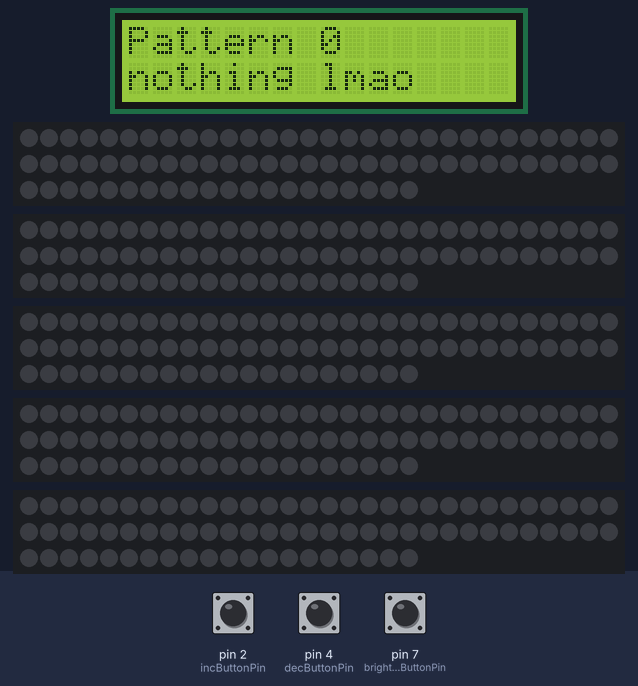
Bench run of a sketch on a simulated Arduino Uno, built with avr-gcc and run on an emulated ATmega328P. Shown: 16×2 character LCD, 5 × 80 RGB LEDs in strip order, left to right, continuing on the next row. Inputs (shaded band) come from the test bench; at power-on: pin 2 (incButtonPin) LOW, pin 7 (brightnessButtonPin) LOW, pin 4 (decButtonPin) LOW. Dim RGB values are drawn brighter than linear; random numbers use the default seed unless the sketch sets one.

Above: at 4.2 s.
4.3 s: pin 2 (incButtonPin) pulled HIGH for 0.15 s
At 5.1 s:
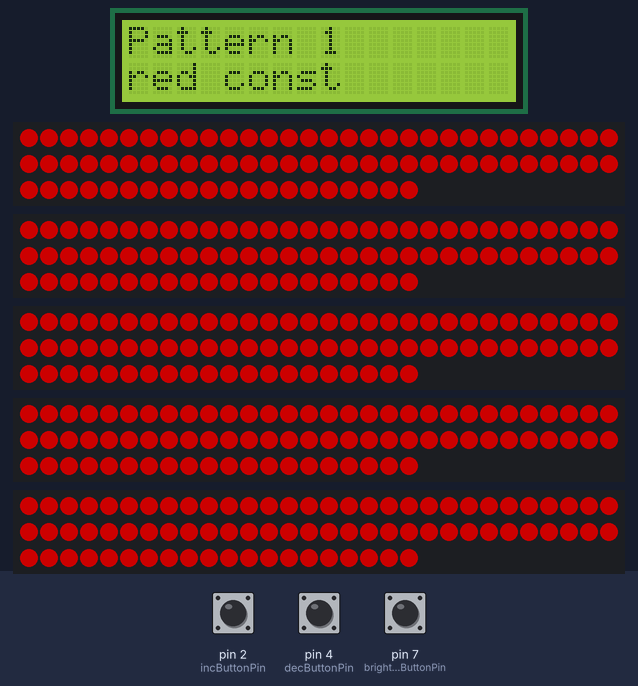
5.9 s: pin 7 (brightnessButtonPin) pulled HIGH for 1 s
At 6.09 s:
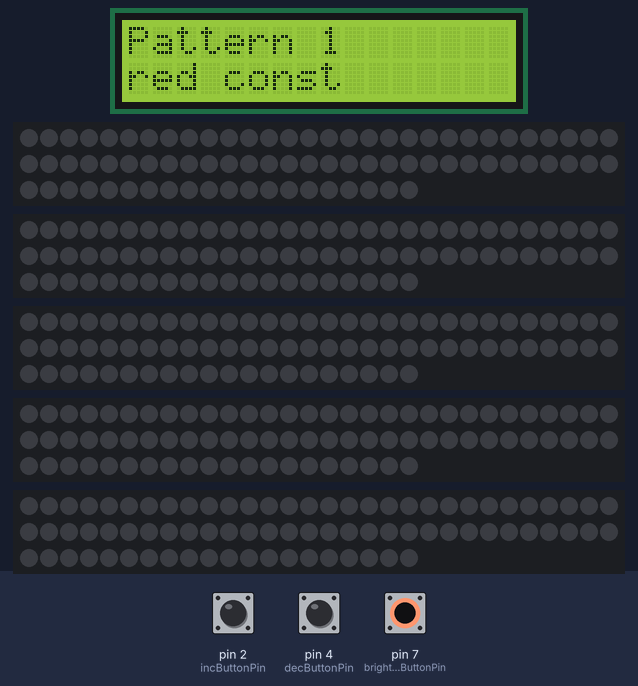
8.4 s: pin 2 (incButtonPin) pulled HIGH for 1 s
At 8.8 s:
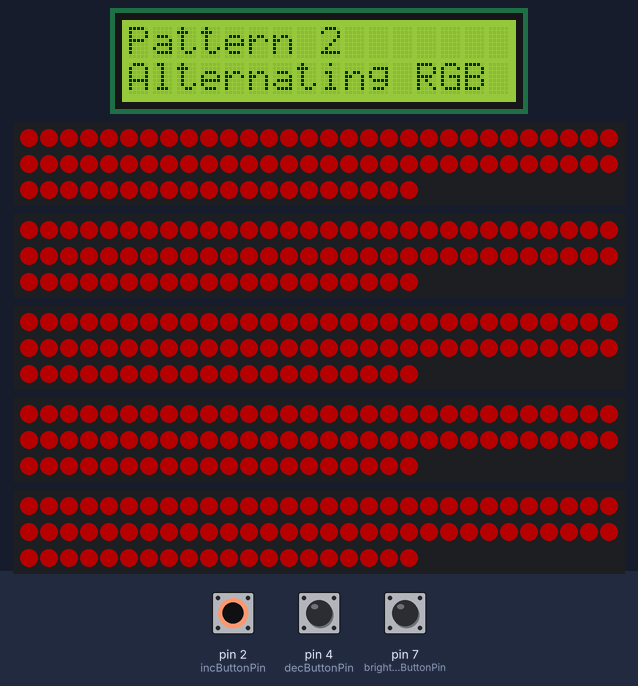
11.5 s: pin 2 (incButtonPin) pulled HIGH for 0.15 s
At 11.7 s:
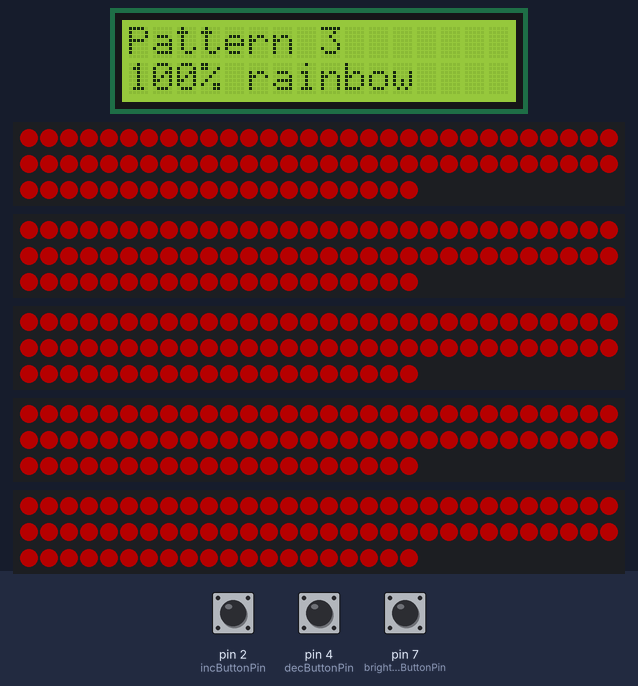
12.2 s: pin 7 (brightnessButtonPin) pulled HIGH for 0.15 s
At 12.65 s:
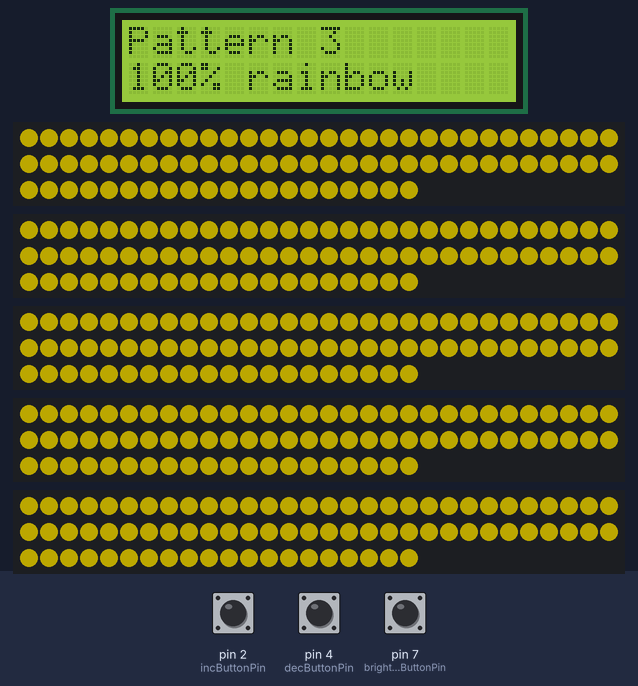
12.9 s: pin 2 (incButtonPin) pulled HIGH for 3.2 s
At 13.28 s:
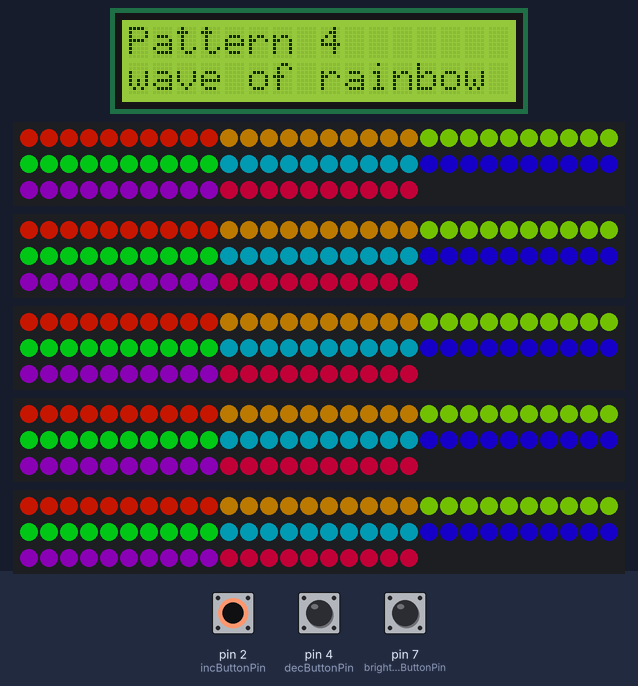
Timing chart, 0 to 15.9 s (numbered marks = the images above; inputs shaded):
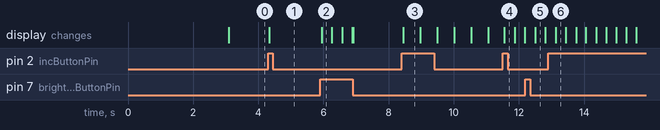

Measured:
- after the input at 4.3 s, the display: changes at once (image 1)
- after the input at 8.4 s, the display: changes at once (image 3)
- what the display in image 3 shows lasts 0.6 s, from 8.4 s to 9.0 s

The sketch:

LED-Array.ino
```cpp
// main script for LED array yay
// "line" refers to the set of 80 LEDs connected to on data pin
// "strip" refers to one of the 10-long strands

// import libraries
#include <FastLED.h>
#include <LiquidCrystal.h>
#include <Bounce2.h>

// define constants and variables
// declare LED constants (size, data pins)
#define NUM_LEDS_PER_STRIP  10     // z
#define NUM_STRIPS_PER_LINE 8      // y
#define NUM_LINES 5                // x
#define NUM_LEDS NUM_LEDS_PER_STRIP * NUM_STRIPS_PER_LINE * NUM_LINES
#define DATA_PIN_0 3
#define DATA_PIN_1 5
#define DATA_PIN_2 6
#define DATA_PIN_3 9
#define DATA_PIN_4 10

CRGB leds[NUM_LEDS];  // define single giant LED matrix

// declare button selector constants and variables
// declare constants
const int incButtonPin = 2;   // button consts
const int decButtonPin = 4;
const int brightnessButtonPin = 7;

const int ledUpdateRate = 16; // time between LED updates (ms) (~60 fps)

String patternNames[] = {"nothing lmao",                        // 0
                         "red const",                           // 1
                         "Alternating RGB",                     // 2
                         "100% rainbow",                        // 3
                         "wave of rainbow (left-to-right)",     // 4
                         "3D Diagonal Waves",                   // 5
                         "coord test"};                         // 6

const int rs = 12;            // LCD consts
const int en = 13;
const int d4 = A5, d5 = A4, d6 = A3, d7 = A2;

const int max_brightness = 110;   // the highest brightness (0-255) allowed before resetting to off

// define custom palettes

// define gradient palette (blue for wave, raindrops)
// use https://rgbcolorpicker.com/ to change if it looks ugly
DEFINE_GRADIENT_PALETTE(wavePalette) {  // brightest at index 255, fades to black (lower index => deeper under wave)
  0,   0,   0,   0,     // black
  128, 56,  207, 195,   // some teal thing in the middle idk
  255, 101, 225, 255    // really bright blue ouchie my eyeballs
};


// declare variables
Bounce2::Button incButton = Bounce2::Button();    // create object for inc button
Bounce2::Button decButton = Bounce2::Button();    // create object for dec button
Bounce2::Button brightnessButton = Bounce2::Button();  // create object for brightness inc button

uint8_t       patternNumber = 0;       // current pattern num
unsigned long lastPatternUpdate = 0;  // time (ms) since last frame of animation

unsigned int cyclePosition = 0;       // the frame number within a moving pattern
unsigned int frameCount    = 0;       // the number of intervals that a frame lasting longer than the pattern update cycle has been held for

int brightness = 110;    // pattern brightness (0 - 255)

LiquidCrystal lcd(rs, en, d4, d5, d6, d7);  // declare LCD
unsigned int lcdCyclePosition = 0;          // state counter for scrolling text
unsigned int lcdFrameCount = 0;             // to keep track of how long the current state has been held for


void setup() {
  // set up the LCD's number of columns and rows
  lcd.begin(16, 2);
  lcd.print("Starting...");

  delay(3000); // power-up safety delay

  // show initial pattern info on LCD
  display_pattern(patternNumber);

  // set up buttons
  incButton.attach(incButtonPin, INPUT);  // specify button pin
  incButton.interval(5);                  // define debounce period (ms)
  incButton.setPressedState(HIGH);        // define HIGH as corresponding to the presed state

  decButton.attach(decButtonPin, INPUT);  // specify button pin
  decButton.interval(5);                  // define debounce period (ms)
  decButton.setPressedState(HIGH);        // define HIGH as corresponding to the presed state

  brightnessButton.attach(brightnessButtonPin, INPUT);  // specify button pin
  brightnessButton.interval(5);                  // define debounce period (ms)
  brightnessButton.setPressedState(HIGH);        // define HIGH as corresponding to the presed state

  // tell FastLED the type of LEDs, data structure, and number for the 6 data lines
  FastLED.addLeds<NEOPIXEL, DATA_PIN_0>(leds, 0,   NUM_LEDS_PER_STRIP * NUM_STRIPS_PER_LINE);    // line 0 (start at index 0)
  FastLED.addLeds<NEOPIXEL, DATA_PIN_1>(leds, 80,  NUM_LEDS_PER_STRIP * NUM_STRIPS_PER_LINE);    // line 1 (start at index 80)
  FastLED.addLeds<NEOPIXEL, DATA_PIN_2>(leds, 160, NUM_LEDS_PER_STRIP * NUM_STRIPS_PER_LINE);    // line 2 (start at index 160)
  FastLED.addLeds<NEOPIXEL, DATA_PIN_3>(leds, 240, NUM_LEDS_PER_STRIP * NUM_STRIPS_PER_LINE);    // line 3 (start at index 240)
  FastLED.addLeds<NEOPIXEL, DATA_PIN_4>(leds, 320, NUM_LEDS_PER_STRIP * NUM_STRIPS_PER_LINE);    // line 4 (start at index 320)

  //Serial.begin(9600);   // set up serial monitor (FOR TESTING ONLY)
}

// want to alternate btwn button stuff and displaying the current pattern
void loop() {
  unsigned long currentTime = millis();        // get current time

  // update things if enough time has passed for ~60 fps
  if ((currentTime - lastPatternUpdate) >= ledUpdateRate) {
    lastPatternUpdate = millis();   // update time of the last pattern updaate

    update_pattern();   // check buttons and change current pattern if needed
    switch (patternNumber) {  // update LED values based on the currently selected pattern
      case 0:
        pattern_0();  break;
      case 1:
        pattern_1();  break;
      case 2:
        pattern_2();  break;
      case 3:
        pattern_3();  break;
      case 4:
        pattern_4();  break;
      case 5:
        pattern_5();  break;
      case 6:
        coord_test();  break;

    }
    FastLED.show();   // push updates to led strips

    if (patternNames[patternNumber].length() > 16) {  // scroll LCD periodically if text requires scrolling
      if (lcdFrameCount >= 60) {
        display_pattern(patternNumber);   // show current pattern info on LCD
        lcdFrameCount = 0;  // reset timing counter
      }
      else {
        lcdFrameCount++;
      }
    }

  }


}


// converts pixel location coords to a position on a list to place in giant leds structure
int locate_pixel(int x,int y,int z){
  // x refers to line num (data lines 0-5, perpendicular to front view)
  // y refers to the position of the strip (horizontal if looking from the front)
  // z refers to the pixel location on the script (vertical going down in front view)
  int index = x*NUM_LEDS_PER_STRIP*NUM_STRIPS_PER_LINE + y*NUM_LEDS_PER_STRIP + z;

  return index;

};


// use button inputs to change patterns
void update_pattern() {
  incButton.update();  decButton.update();  brightnessButton.update(); // update button states

  if (incButton.pressed()) {  // inc button rising edge
    patternNumber = patternNumber + 1;  // increase number
    if (patternNumber > (sizeof(patternNames) / sizeof(patternNames[0])) - 1) {  // loop the number back to zero if the last pattern was reached
      patternNumber = 0;
    }
    display_pattern(patternNumber);   // show current pattern info on LCD
    reset_frame_position();
    pattern_0();     // clear pixels
  }
  else if (decButton.pressed()) {   // dec button
    if (patternNumber > 0) {  // decrease number if doing so will not result in a negative number
      patternNumber = patternNumber - 1;
    }
    else {
      patternNumber = (sizeof(patternNames) / sizeof(patternNames[0])) - 1;  // loop back to largest pattern index
    }
    display_pattern(patternNumber);   // show current pattern info on LCD
    reset_frame_position();    // reset animations for LEDs and LCD
    pattern_0();     // clear pixels
  }
  else if (brightnessButton.isPressed()) {  // brightness inc button
    brightness += 5;  // increase LED brightness
    if (brightness > max_brightness) {   // reset brightness if max was reached
      brightness = 0;
    }
  }
}


// diplay specified pattern name and number on LCD
void display_pattern(int pattern_num){
  //assumes that LCD and patternNames structure are global
  String name = patternNames[pattern_num] + "  ";   // get name of selected pattern

  lcd.clear();
  lcd.print("Pattern ");    // print pattern num to top row
  lcd.print(pattern_num);
  lcd.setCursor(0, 1);     // move cursor to beginning of line 1 (the bottom line)

  if (name.length() > 16) {   // do fancy autoscrolling stuff to make long name fit
    if ((lcdCyclePosition + 16) <= (name.length() - 1)){  // if the selected part of the word doesnt clip off the back (no wrapping)
      lcd.print(name.substring(lcdCyclePosition, lcdCyclePosition + 16));
    }
    else {   // wrapping
      lcd.print(name.substring(lcdCyclePosition, name.length()) + name.substring(0, (lcdCyclePosition - (name.length() - 16))));
    }

    // increment lcd counter
    if (lcdCyclePosition > (name.length() - 2)){   // reset cycle when the end of the string is reached
      lcdCyclePosition = 0;
    }
    else {
      lcdCyclePosition++;
    }
  }
  else {
    lcd.print(name);
  }
}


// increment counter or reset if the end of the pattern has been reached
void increment_counters(int totalFrames){
  if (cyclePosition >= (totalFrames - 1)){  // reset cycle if the last frame has been reached
    cyclePosition = 0;
  }
  else {
    cyclePosition++;
  }
}

// increment counters for patterns that hold each state for more than one interval
void increment_counters_longer_interval(int totalFrames, int cyclesPerFrame = 1){
  if (frameCount >= cyclesPerFrame){  // change frame if the current one has been held for long enough
    if (cyclePosition >= (totalFrames - 1)){  // reset cycle if the last frame has been reached
      cyclePosition = 0;
    }
    else {
      cyclePosition++;
    }
    frameCount = 0;   // reset frame duration counter
  }
  else{
    frameCount++;
  }
}

// reset the frame and frame duration counters so patterns always start at their beginning
void reset_frame_position(){
  cyclePosition = 0;
  frameCount = 0;
  lcdCyclePosition = 0;
}

// pattern 0 - Nothing (all off)
void pattern_0(){   // const pattern, no counter
  for (int i = 0; i < NUM_LEDS; i++) {
    leds[i] = CRGB::Black;
  }

}

// pattern 1 - Constant red for all
void pattern_1(){   // const pattern, no counter
  for (int i = 0; i < NUM_LEDS; i++) {
    leds[i].setRGB(brightness, 0, 0);
  }
}

// pattern 2 - All leds cycle thru all R, G, B discontinuously
void pattern_2(){
  // takes (global) counters to determine the frame within the cycle and the duration that the current frame has been held for
  CRGB color = CRGB::Black;   // create var to store current color

  switch (cyclePosition){   // choose led color based on the current frame
    case 0:   // red
      color = CRGB(brightness, 0, 0);   break;
    case 1:   // green
      color = CRGB(0, brightness, 0);   break;
    case 2:   // blue
      color = CRGB(0, 0, brightness);   break;
  }

  for (int i = 0; i < NUM_LEDS; i++) {    // apply current color to all LEDs
    leds[i] = color;
  }

  increment_counters_longer_interval(3, 30);  // update counters
}

// pattern 3 - All leds rainbow shift
void pattern_3(){
  CRGB currentColor = ColorFromPalette(RainbowColors_p, cyclePosition, brightness); // get current color from built-in rainbow palette

  for (int i = 0; i < NUM_LEDS; i++) {  // fill all leds with current color
    leds[i] = currentColor;
  }

  increment_counters(256);  // update counter
}

// pattern 4 - rainbow wave left-to-right
void pattern_4(){
  for (int y = 0; y < NUM_STRIPS_PER_LINE; y++) {       // loop thru each column (when looking from the front. Contains 6*10 LEDs)
    // determine current color for the selected "column"
    CRGB color = CRGB::Black;   // variable containing color for the current "column"

    if (cyclePosition + y*32 > 255) {
      color = ColorFromPalette(RainbowColors_p, cyclePosition + y*32 - 256, brightness);
    }
    else {
      color = ColorFromPalette(RainbowColors_p, cyclePosition + y*32, brightness);
    }

    // apply current color to the selected "column"
    for (int x = 0; x < NUM_LINES; x++) {     // loop thru each strip
      for (int z = 0; z < NUM_LEDS_PER_STRIP; z++) {  // loop thru each LED on a strip
        leds[locate_pixel(x,y,z)] = color;
      }
    }
  }
  increment_counters(256);  // update counter
}

// pattern 5 - raindrops
void raindrops() {
  // TODO: this whole thing is untested
  CRGBPalette16 activatedPalette = wavePalette;   // activate palette for this pattern

  // aim for this to run @ 60 fps, use lots of gradients so raindrops don't fall at lightspeed lol
  // the time step for the drops themselves is synced with the framerate
  uint8_t numSpawn = 5;      // how many drops are created
  float dropX[numSpawn];
  float dropY[numSpawn];

  // only use one spawn cycle for now, spawn at cycle beginning
  if (cyclePosition == 0) {
    for (int i = 0; i < numSpawn; i++){   // select spawn coords for each drop
      // note: doesn't check for duplicates
      dropX[i] = random(NUM_LINES - 1);
      dropY[i] = random(NUM_STRIPS_PER_LINE - 1);
    }
  }
  else {
    // color drops at however many xy using the drop function
    for (int i = 0; i < numSpawn; i++){
      drop_fall(wavePalette, dropX[i], dropY[i], cyclePosition);
    }
  }

  increment_counters(40);   // update counter

}

// draw a droplet and its associated gradient at a given point in time
void drop_fall(CRGBPalette16 palette, int x, int y, int t) {
  // palette: custom or built-in gradient palette
  // x,y: horizontal location
  // t:   time RELATIVE to drop spawning (t = 0 -> drop first appears) (drop "moves" 1 down after each time step "t")
  // brightness is reduced far ahead and behind droplet "core". distribution is hard-coded

  const float brightnessModifiers[15] = {0.5, 0.8, 0.95, 1, 0.95, 0.9, 0.85, 0.75, 0.65, 0.55, 0.4, 0.3, 0.2, 0.1, 0.01};
  int currentZ = 0;         // the  z-coordinate of the current pixel being worked on (start from top and work down)
  int8_t drop_position = 0; // location within the drop relative to its top

  while (true) {
    drop_position = t - currentZ;   // update drop position based on newly selected pixel
    if (drop_position > 15) {       // leave loop if the bottom of the drop is reached
      break;
    }
    else if  (drop_position < 0){   // currently selected pixel is above the drop (occurs for t > 0)
      leds[locate_pixel(x, y, currentZ)] = CRGB::Black;   // just turn the pixel off
    }
    else if (t >= currentZ) {  // currently selected pixel is in where the drop should go, apply color
      leds[locate_pixel(x, y, currentZ)] = ColorFromPalette(palette, floor(drop_position*255/14), brightness*brightnessModifiers[drop_position]);
    }
    currentZ++;
  }

}


// define wave func that moves diagonally // to xy plane for pattern 7
int wave_func(int x, int y, int t, int v, int A = 2){
  return A*sin(v*x + v*y - t) + (A + 1);  // compute z value (sin is in radians)
}

// pattern 5 - 3D wave
// was originally pattern 7 (before the raindrop patterns were deleted)
void pattern_5() {
  float closenessThreshold = 0.2;      // how far the pixel location can be from the actual function output for the pixel to be turned on
  int8_t waveValue = 0;                // the "vertical position for a wave". surface corresponds to total depth, fades to black as value decreases
  int8_t waveDepth = 6;                // how far pixels down will be lit up (includes black at the very bottom) (includes surface)
  int8_t waveSpeed = 6;                // how quickly the function changes with time
  int8_t vel = 0.6;                    // set wave density
  int8_t amplitude = 2;                // wave amplitude

  CRGBPalette16 activatedPalette = wavePalette;   // activate palette for this pattern

  for (int x = 0; x < NUM_LINES; x++) {   // fill colors if a pixel is on or under the wave surface
    for (int y = 0; y < NUM_STRIPS_PER_LINE; y++) {
      for (int z = 0; z < NUM_LEDS_PER_STRIP; z++) {
        // check if wave is close to the current pixel and a wave hasn't already been drawn for the current column
        if ((abs(wave_func(x, y, ((waveSpeed * cyclePosition)/113), vel) - z) <= closenessThreshold))  {  // 133 relates cycle pos to 2*pi
          waveValue = waveDepth;  // update waveValue to surface (max) value
        }
        else if (waveValue > 0) {
          waveValue = waveValue - 1;  // decrease waveValue if currently in a wave
        }

        // draw colors
        int colorIndex = floor((float(waveValue)/waveDepth)*255);   // choose index based on current depth
        int modifiedBrightness = floor((float(waveValue)/waveDepth)*brightness);   // scale brightness with depth
        leds[locate_pixel(x,y,z)] = ColorFromPalette(activatedPalette, colorIndex, modifiedBrightness);  // light pixel according to the current color index
      }
    }
  }

  increment_counters(710);  // update counters (2pi ~ 710/113)
}


// (unofficial) pattern 6 - coord test (static)
void coord_test() {
  for (int i = 0; i < NUM_LINES; i++) { // x-axis test - successful
    leds[locate_pixel(i,0,0)] = CRGB(0, 0, brightness);
  }
  for (int i = 0; i < NUM_STRIPS_PER_LINE; i++) { // y-axis test - successful
    leds[locate_pixel(0,i,0)] = CRGB(0, brightness, 0);
  }
  for (int i = 0; i < NUM_LEDS_PER_STRIP; i++) { // z-axis test - successful
    leds[locate_pixel(0,0,i)] = CRGB(brightness, 0, 0);
  }

  leds[locate_pixel(3, 3, 6)] = CRGB(brightness, 0, brightness);  // some random pixel test - successful

}
```
